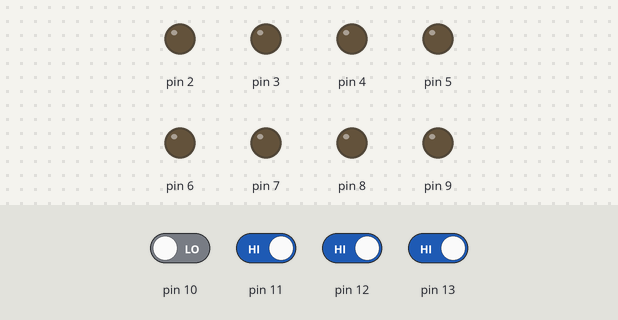
Bench run of a sketch on a simulated Arduino Uno, built with avr-gcc and run on an emulated ATmega328P. On the bench: output pins drawn as LEDs (lit = HIGH). Dashed ring = blinking. The test bench sets the inputs (shaded band); at power-on: pin 11–13 HIGH, pin 10 LOW.

Above: at 1.2 s.
1.3 s: pin 11 driven LOW and pin 12 driven LOW
At 1.7 s:
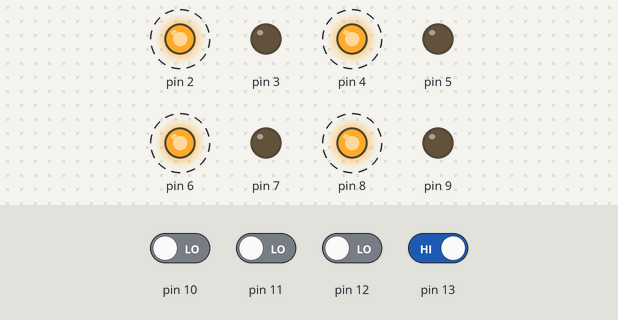
4.3 s: pin 10 driven HIGH
At 4.9 s:
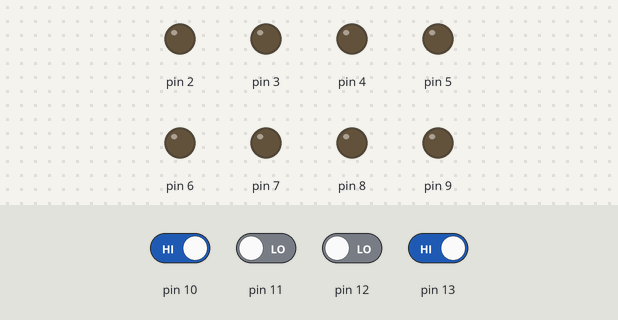
5.8 s: pin 13 driven LOW
At 5.95 s:
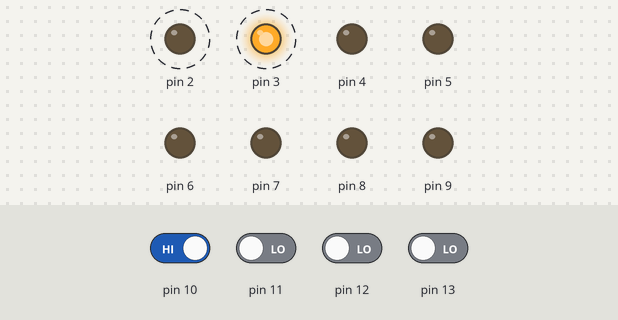
8.8 s: pin 11 driven HIGH
At 8.95 s:
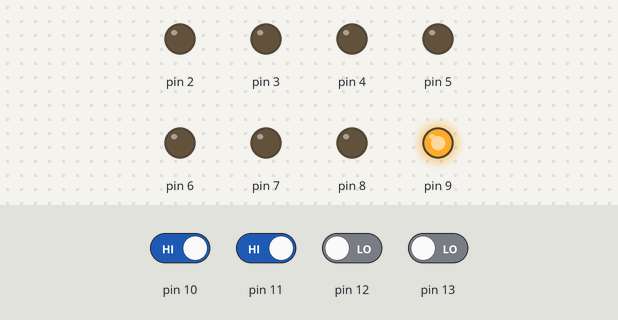
10.5 s: pin 11 driven LOW
At 10.75 s:
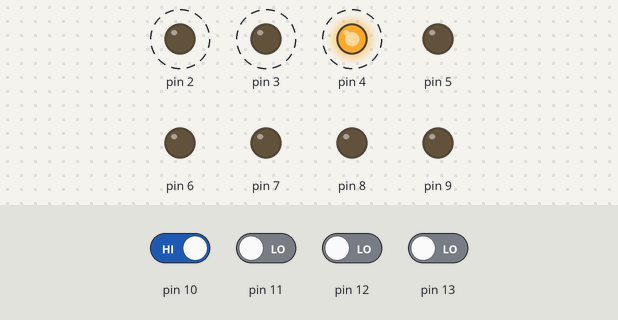
13.5 s: pin 10 driven LOW
At 14.4 s:
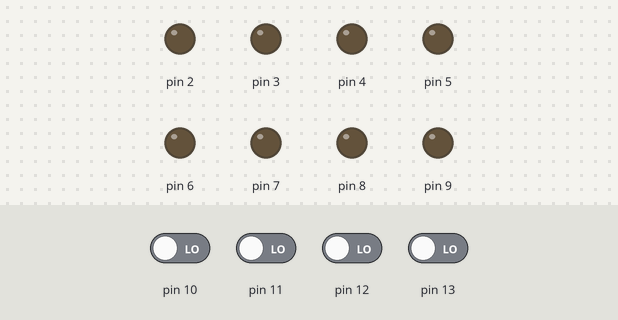
Timing chart, 0 to 16.2 s (numbered marks = the images above; inputs shaded):
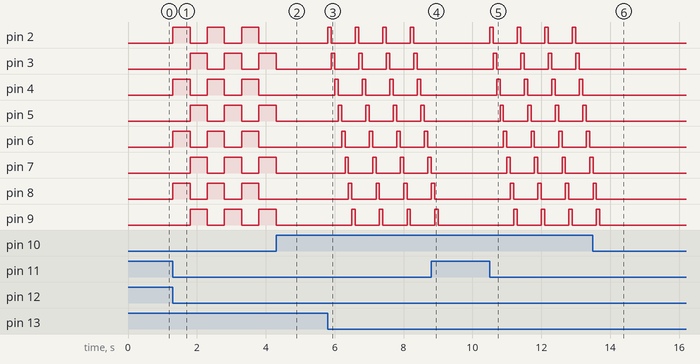

The sketch:

Animaciones.ino
```cpp
/*******************************************************************************
  *  Áster Electrónica
  *  Contador binario
  *  Abstract: En este ejemplo, se controlarán 4 animaciones diferentes mostradas
  *  por los leds mediante la posición de los DIP Switch.
  *  Creado por Miguel AngelLo.
  *  LinkedIn: @miguelangello21
  *  Conexiones físicas:
  *        Tarjeta UNO | Entradas
  *               5V -> VCC
  *              GND -> GND
  *               A0 <- C0
  *               A1 <- C1
  *               A2 <- C2
  *               A3 <- C3
  *               10 <- B0
  *               11 <- B1
  *               12 <- B2
  *               13 <- B3
  *        Tarjeta UNO | Salidas
  *               5V -> VCC
  *              GND -> GND
  *                2 -> D0
  *                3 -> D1
  *                4 -> D2
  *                5 -> D3
  *                6 -> D4
  *                7 -> D5
  *                8 -> D6
  *                9 -> D7
********************************************************************************/
void setup() {
  //Declaramos las entradas y salidas con la función pinMode
  //pinMode(numeroDePin,estado);
  //En este caso usaremos 4 entradas y 8 salidas
  //Declaramos el pin 10, 11 ,12 y 13 como entradas
  pinMode(10,INPUT);
  pinMode(11,INPUT);
  pinMode(12,INPUT);
  pinMode(13,INPUT);
  //Declaramos los pines 2, 3, 4, 5, 6, 7, 8 y 9 como salidas
  pinMode(2,OUTPUT);
  pinMode(3,OUTPUT);
  pinMode(4,OUTPUT);
  pinMode(5,OUTPUT);
  pinMode(6,OUTPUT);
  pinMode(7,OUTPUT);
  pinMode(8,OUTPUT);
  pinMode(9,OUTPUT);
}

void loop() {
  //Si el pin 10 está en alto Y los demás se encuentran en estado bajo o apagados, entrara este ciclo while con la animacion1
  while((digitalRead(10)==HIGH)&&(digitalRead(11)==LOW)&&(digitalRead(12)==LOW)&&(digitalRead(13)==LOW)){
    animacion1();
    }
  //Si el pin 11 está en alto Y los demás se encuentran en estado bajo o apagados, entrara este ciclo while con la animacion2
  while((digitalRead(10)==LOW)&&(digitalRead(11)==HIGH)&&(digitalRead(12)==LOW)&&(digitalRead(13)==LOW)){
    animacion2();
    }
  //Si el pin 12 está en alto Y los demás se encuentran en estado bajo o apagados, entrara este ciclo while con la animacion3
  while((digitalRead(10)==LOW)&&(digitalRead(11)==LOW)&&(digitalRead(12)==HIGH)&&(digitalRead(13)==LOW)){
    animacion3();
    }
  //Si el pin 13 está en alto Y los demás se encuentran en estado bajo o apagados, entrara este ciclo while con la animacion4
  while((digitalRead(10)==LOW)&&(digitalRead(11)==LOW)&&(digitalRead(12)==LOW)&&(digitalRead(13)==HIGH)){
    animacion4();
    }
  //Está función está fuera de todos los ciclos while
  apagaLeds();

}
//Función para la animación uno, no regresa nada 'void' y no recibe nada ( ), pero ejecuta las instrucciones para encender y apagar los leds.
void animacion1(){
  for(int i=2;i<10;i++){
    digitalWrite(i,HIGH);
    delay(100);
    digitalWrite(i,LOW);
    }
}
//Función para la animación dos, no regresa nada 'void' y no recibe nada ( ), pero ejecuta las instrucciones para encender y apagar los leds.
void animacion2(){
  for(int i=10;i>1;i--){
    digitalWrite(i,HIGH);
    delay(100);
    digitalWrite(i,LOW);
    }
}
//Función para la animación tres, no regresa nada 'void' y no recibe nada ( ), pero ejecuta las instrucciones para encender y apagar los leds.
void animacion3(){
  for(int i=2;i<10;i++){
  digitalWrite(i,HIGH);
  delay(150);
  }
  for(int i=2;i<10;i++){
  digitalWrite(i,LOW);
  delay(150);
  }
}
//Función para la animación cuatro, no regresa nada 'void' y no recibe nada ( ), pero ejecuta las instrucciones para encender y apagar los leds.
void animacion4(){
  digitalWrite(2,HIGH);
  digitalWrite(3,LOW);
  digitalWrite(4,HIGH);
  digitalWrite(5,LOW);
  digitalWrite(6,HIGH);
  digitalWrite(7,LOW);
  digitalWrite(8,HIGH);
  digitalWrite(9,LOW);
  delay(500);
  digitalWrite(2,LOW);
  digitalWrite(3,HIGH);
  digitalWrite(4,LOW);
  digitalWrite(5,HIGH);
  digitalWrite(6,LOW);
  digitalWrite(7,HIGH);
  digitalWrite(8,LOW);
  digitalWrite(9,HIGH);
  delay(500);
}
//Esta función pone todas las salidas de los leds en LOW, es decir, apaga todos los leds.
void apagaLeds(){
  for(int i=2;i<10;i++){
  digitalWrite(i,LOW);
  }
}
```

Measured:
- after the input at 1.3 s, pin 2, pin 4, pin 6, pin 8: alternates HIGH for 0.50 s and LOW for 0.50 s, starting at once; pin 3, pin 5, pin 7, pin 9: alternates HIGH for 0.50 s and LOW for 0.50 s, starting after 0.50 s
- after the input at 4.3 s, pin 2, pin 4, pin 6, pin 8: stays LOW (without the input it goes to HIGH after 0.00 s); pin 3, pin 5, pin 7, pin 9: goes on until 4.3 s, then stays LOW
- after the input at 5.8 s, pin 2: alternates HIGH for 0.10 s and LOW for 0.70 s, starting at once; pin 3: alternates HIGH for 0.10 s and LOW for 0.70 s, starting after 0.10 s
- after the input at 8.8 s, pin 2–6: stops changing and stays LOW; pin 7: goes on until 8.8 s, then stays LOW; pin 8: goes on until 8.9 s, then stays LOW; pin 9: goes on until 9.0 s, then stays LOW
- after the input at 10.5 s, pin 2: alternates HIGH for 0.10 s and LOW for 0.70 s, starting at once; pin 3: alternates HIGH for 0.10 s and LOW for 0.70 s, starting after 0.10 s
- after the input at 13.5 s, pin 2–6: stops changing and stays LOW; pin 7: goes on until 13.5 s, then stays LOW; pin 8: goes on until 13.6 s, then stays LOW; pin 9: goes on until 13.7 s, then stays LOW
